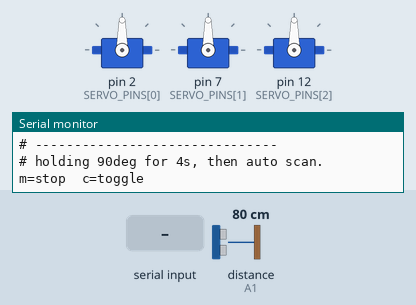
This sketch was run on a simulated Arduino Uno, built with avr-gcc and run on an emulated ATmega328P. Shown: 3 × servo, the last lines printed to the serial monitor. Wiring (inferred from the names in the program): ultrasonic range finder: trigger A0; echo A1. Inputs (shaded band) come from the test bench; at power-on: distance to the obstacle (sensor on A1) 80 cm. The echo pulse lasts 58.3 µs per cm.

Above: at 1.6 s.
1.7 s: "c" received over Serial
At 1.78 s:
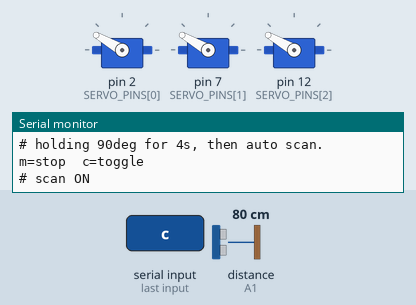
4.7 s: distance to the obstacle (sensor on A1) set to 42 cm
At 4.83 s:
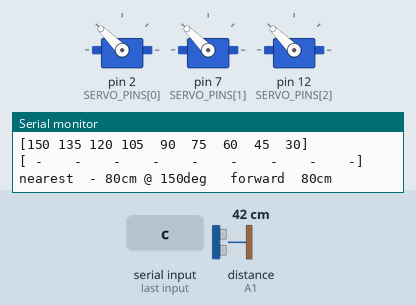
7.7 s: distance to the obstacle (sensor on A1) set to 35 cm
At 9.37 s:
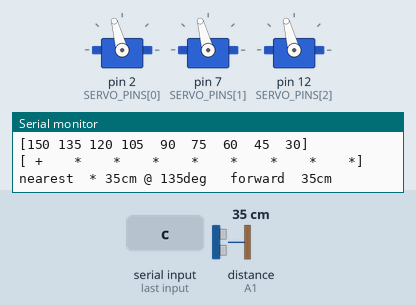
13.7 s: "m" received over Serial
Timing chart, 0 to 16.7 s (numbered marks = the images above; inputs shaded):
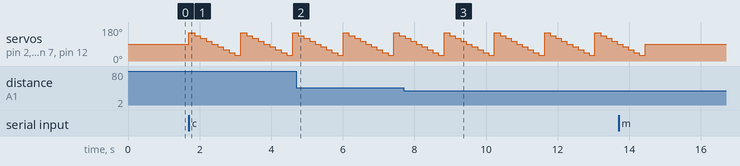

The sketch:

SonarScan.ino
```cpp
/* ===========================================================================
 *  SonarScan —— 舵机带超声波左右扫描，把前方画成字符地图
 *  ---------------------------------------------------------------------------
 *  ★ 这个版本只扫、不走。电机完全不驱动，轮子不会转。
 *    目的是让你先看清"舵机能看多远、哪个方向有死角、多少厘米该转向"，
 *    阈值定下来之后，再写真正会跑的避障。
 *
 *  ---------------------------------------------------------------------------
 *  接线（舵机和超声波共用 UNO，不走扩展板）
 *      舵机    红线 -> 5V      棕/黑 -> GND     橙/黄 -> D2（或 D7 / D12）
 *      超声波  VCC  -> 5V      GND   -> GND     Trig -> A0    Echo -> A1
 *      （D2 / D7 / D12 三脚同时输出同一角度，接哪个都行）
 *
 *  ⚠ 舵机 + 超声波同时工作，电流峰值能到 700mA。USB 口带不动会让板子重启
 *    （表现：窗口突然断开重连、地图刷到一半没了）。真出现就把舵机单独供电。
 *
 *  ---------------------------------------------------------------------------
 *  输出长这样（每扫完一轮打一块）：
 *
 *      [ 150  135  120  105   90   75   60   45   30 ]
 *      [   -    -    +    *    #    *    +    -    - ]
 *      nearest  #  12cm @ 90deg        forward  BLOCKED
 *
 *      符号： # <20cm 危险   * 20-40 近   + 40-80 中   - 80-150 远   . >150/无回波
 *
 *  ---------------------------------------------------------------------------
 *  窗口里敲字母
 *      c   连续扫描 开/关（默认开）
 *      s   单次扫描
 *      m   停止扫描，舵机回中位 90° 并保持（装车对位时用）
 *      w   打印每 15° 的实测脉宽，标定舵机行程
 *      ?   重印说明
 * =========================================================================*/

#include <Servo.h>

/* ---- 舵机 ---- */
const uint8_t SERVO_PINS[] = { 2, 7, 12 };   // 三脚同时输出，接哪个都行
const uint8_t SERVO_N = 3;
Servo servo[SERVO_N];

const uint16_t US_MIN = 500;
const uint16_t US_MAX = 2500;

/* ---- 超声波 ---- */
const uint8_t  PIN_TRIG = A0;
const uint8_t  PIN_ECHO = A1;
const int16_t  BLIND_CM = 4;              // 盲区以下丢弃
const uint16_t TIMEOUT_US = 25000;        // ≈4.3m

/* ---- 扫描参数 ---- */
const int16_t  SCAN_FROM  = 150;          // 起始角（度）
const int16_t  SCAN_TO    = 30;           // 结束角
const int16_t  SCAN_STEP  = 15;           // 步进
const uint16_t SETTLE_MS  = 140;          // 舵机到位后等它稳住的静置时间
const uint8_t  POS_N      = 9;            // (150-30)/15 + 1

int16_t posAngle[POS_N];
int16_t posCm[POS_N];                     // -1 = 无回波

/* 上电先停在 90° 4 秒（足够对位/看中位），然后自动开始扫描。
 * 这样即使键盘输入送不进来，也能直接看到扫描结果。
 * 想让它一直保持中位就按 m。 */
const uint32_t AUTO_SCAN_MS = 4000;
uint32_t bootMs = 0;

bool     scanOn  = false;
bool     holdMid = false;

/* ========================================================================= */

void servoWrite(int16_t deg)
{
  if (deg < 0)   { deg = 0; }
  if (deg > 180) { deg = 180; }

  const uint32_t span = (uint32_t)(US_MAX - US_MIN);
  const uint16_t us = (uint16_t)(US_MIN + span * (uint32_t)deg / 180UL);
  for (uint8_t i = 0; i < SERVO_N; i++) { servo[i].writeMicroseconds(us); }
}

int16_t measureCm()
{
  digitalWrite(PIN_TRIG, LOW);
  delayMicroseconds(3);
  digitalWrite(PIN_TRIG, HIGH);
  delayMicroseconds(10);
  digitalWrite(PIN_TRIG, LOW);

  const unsigned long us = pulseIn(PIN_ECHO, HIGH, TIMEOUT_US);
  if (us == 0) { return -1; }

  const int16_t cm = (int16_t)(us / 58.0f + 0.5f);
  if (cm < BLIND_CM) { return -1; }
  return cm;
}

char symbol(int16_t cm)
{
  if (cm < 0)   { return '.'; }
  if (cm < 20)  { return '#'; }
  if (cm < 40)  { return '*'; }
  if (cm < 80)  { return '+'; }
  if (cm < 150) { return '-'; }
  return '.';
}

void printPadded(int16_t v, bool numeric)
{
  if (!numeric)
  {
    Serial.print(' ');
    Serial.print(symbol(v));
    Serial.print(F("  "));
    return;
  }

  if (v < 0)          { Serial.print(F("  -")); }
  else if (v < 10)    { Serial.print(F("  ")); Serial.print(v); }
  else if (v < 100)   { Serial.print(' '); Serial.print(v); }
  else                { Serial.print(v); }
  Serial.print(' ');
}

void printMap()
{
  /* 角度行 */
  Serial.print(F("["));
  for (uint8_t i = 0; i < POS_N; i++)
  {
    if (posAngle[i] < 100) { Serial.print(' '); }
    if (posAngle[i] < 10)  { Serial.print(' '); }
    Serial.print(posAngle[i]);
    if (i + 1 < POS_N) { Serial.print(' '); }
  }
  Serial.println(F("]"));

  /* 符号行 */
  Serial.print(F("["));
  for (uint8_t i = 0; i < POS_N; i++)
  {
    Serial.print(' ');
    Serial.print(symbol(posCm[i]));
    if (i + 1 < POS_N) { Serial.print(F("   ")); }
  }
  Serial.println(F("]"));

  /* 最近点 */
  int16_t bestCm = 9999;
  int16_t bestA  = 0;
  for (uint8_t i = 0; i < POS_N; i++)
  {
    if (posCm[i] > 0 && posCm[i] < bestCm) { bestCm = posCm[i]; bestA = posAngle[i]; }
  }

  Serial.print(F("nearest  "));
  if (bestCm > 9000)
  {
    Serial.print(F("none"));
  }
  else
  {
    Serial.print(symbol(bestCm));
    Serial.print(' ');
    Serial.print(bestCm);
    Serial.print(F("cm @ "));
    Serial.print(bestA);
    Serial.print(F("deg"));
  }

  /* 正前方通路：只看 75~105 这三个角度 */
  int16_t frontCm = 9999;
  for (uint8_t i = 0; i < POS_N; i++)
  {
    if (posAngle[i] >= 75 && posAngle[i] <= 105)
    {
      if (posCm[i] < 0) { continue; }
      if (posCm[i] < frontCm) { frontCm = posCm[i]; }
    }
  }

  Serial.print(F("   forward  "));
  if (frontCm > 9000)      { Serial.print(F("CLEAR")); }
  else if (frontCm < 20)   { Serial.print(F("BLOCKED")); }
  else
  {
    Serial.print(frontCm);
    Serial.print(F("cm"));
  }
  Serial.println();
  Serial.println();
}

void doScan()
{
  uint8_t k = 0;
  for (int16_t a = SCAN_FROM; a >= SCAN_TO; a -= SCAN_STEP)
  {
    if (k >= POS_N) { break; }
    posAngle[k] = a;

    servoWrite(a);
    delay(SETTLE_MS);

    /* 每个角度测两发取小的那个：第一发常被舵机自己的震动污染 */
    const int16_t c1 = measureCm();
    delay(10);
    const int16_t c2 = measureCm();
    if (c1 < 0)      { posCm[k] = c2; }
    else if (c2 < 0) { posCm[k] = c1; }
    else             { posCm[k] = (c1 < c2) ? c1 : c2; }

    k++;
  }
  printMap();
}

void help()
{
  Serial.println();
  Serial.println(F("# ==== SONAR SCAN (no motors) ===="));
  Serial.println(F("# servo RED->5V BROWN->GND ORANGE->D2/D7/D12"));
  Serial.println(F("# sonar VCC->5V GND->GND Trig->A0 Echo->A1"));
  Serial.println(F("# keys: c=continuous on/off  s=one scan  m=center hold"));
  Serial.println(F("#       w=us table  ?=help"));
  Serial.println(F("# map:  # <20cm  * 20-40  + 40-80  - 80-150  . clear"));
  Serial.println(F("# -------------------------------"));
}

void printTable()
{
  Serial.println(F("# ---- servo angle -> pulse width ----"));
  for (int16_t d = 0; d <= 180; d += 15)
  {
    Serial.print(F("# "));
    if (d < 100) { Serial.print(' '); }
    if (d < 10)  { Serial.print(' '); }
    Serial.print(d);
    Serial.print(F(" deg -> "));
    Serial.print(US_MIN + (uint32_t)(US_MAX - US_MIN) * (uint32_t)d / 180UL);
    Serial.println(F("us"));
  }
  Serial.println(F("# -----------------------------------"));
}

void handleSerial()
{
  while (Serial.available() > 0)
  {
    switch ((char)Serial.read())
    {
      case 'c':
        scanOn = !scanOn;
        Serial.print(F("# scan "));
        Serial.println(scanOn ? F("ON") : F("OFF"));
        break;

      case 's':
        scanOn = false;
        holdMid = false;
        doScan();
        break;

      case 'm':
        scanOn = false;
        holdMid = true;
        servoWrite(90);
        Serial.println(F("# hold center 90deg"));
        break;

      case 'w': printTable(); break;
      case '?': help();       break;
      default: break;
    }
  }
}

void setup()
{
  Serial.begin(115200);

  pinMode(PIN_TRIG, OUTPUT);
  pinMode(PIN_ECHO, INPUT);
  digitalWrite(PIN_TRIG, LOW);

  for (uint8_t i = 0; i < SERVO_N; i++)
  {
    servo[i].attach(SERVO_PINS[i], US_MIN, US_MAX);
  }
  servoWrite(90);
  delay(400);

  bootMs = millis();
  help();
  Serial.println(F("# holding 90deg for 4s, then auto scan.  m=stop  c=toggle"));
}

void loop()
{
  handleSerial();

  /* 上电静置时间过了就自动开扫。按 m 会置 holdMid，就不会自动开扫了 */
  if (!scanOn && !holdMid && (millis() - bootMs >= AUTO_SCAN_MS))
  {
    scanOn = true;
    Serial.println(F("# auto scan start"));
  }

  if (!scanOn)
  {
    /* 静止时也给个心跳，证明窗口没死 */
    static uint32_t beat = 0;
    if (millis() - beat >= 3000)
    {
      beat = millis();
      Serial.println(F("[holding center 90deg]  press c to scan"));
    }
    return;
  }

  doScan();
}
```

Measured:
- the behaviour switches between 40 and 39 cm on distance to the obstacle (sensor on A1) (found by bisection; images 2 and 3)
- by itself, servo on pin 2 (SERVO_PINS[0]), servo on pin 7 (SERVO_PINS[1]), servo on pin 12 (SERVO_PINS[2]): repeats every 1.4 s: 105° 0.16 s, 90° 0.16 s, 75° 0.16 s, 60° 0.16 s, 45° 0.16 s, 30° 0.16 s, 150° 0.16 s, 135° 0.16 s, 120° 0.16 s
